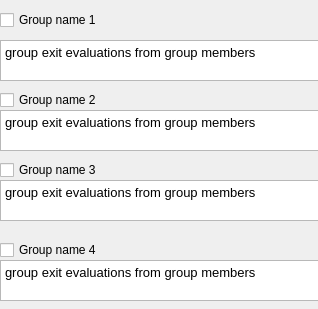
      <widget class="QWidget" name="scrollAreaWidgetContents_4">
       <property name="geometry">
        <rect>
         <x>0</x>
         <y>0</y>
         <width>318</width>
         <height>309</height>
        </rect>
       </property>
       <widget class="QTextBrowser" name="textBrowser_16">
        <property name="geometry">
         <rect>
          <x>0</x>
          <y>40</y>
          <width>321</width>
          <height>41</height>
         </rect>
        </property>
        <property name="frameShape">
         <enum>QFrame::StyledPanel</enum>
        </property>
        <property name="frameShadow">
         <enum>QFrame::Sunken</enum>
        </property>
        <property name="html">
         <string>&lt;!DOCTYPE HTML PUBLIC &quot;-//W3C//DTD HTML 4.0//EN&quot; &quot;http://www.w3.org/TR/REC-html40/strict.dtd&quot;&gt;
&lt;html&gt;&lt;head&gt;&lt;meta name=&quot;qrichtext&quot; content=&quot;1&quot; /&gt;&lt;style type=&quot;text/css&quot;&gt;
p, li { white-space: pre-wrap; }
&lt;/style&gt;&lt;/head&gt;&lt;body style=&quot; font-family:'MS Shell Dlg 2'; font-size:10pt; font-weight:400; font-style:normal;&quot;&gt;
&lt;p style=&quot; margin-top:0px; margin-bottom:0px; margin-left:0px; margin-right:0px; -qt-block-indent:0; text-indent:0px;&quot;&gt;group exit evaluations from group members&lt;/p&gt;&lt;/body&gt;&lt;/html&gt;</string>
        </property>
       </widget>
       <widget class="QCheckBox" name="checkBox_15">
        <property name="geometry">
         <rect>
          <x>0</x>
          <y>90</y>
          <width>301</width>
          <height>20</height>
         </rect>
        </property>
        <property name="text">
         <string>Group name 2</string>
        </property>
       </widget>
       <widget class="QCheckBox" name="checkBox_16">
        <property name="geometry">
         <rect>
          <x>0</x>
          <y>10</y>
          <width>301</width>
          <height>20</height>
         </rect>
        </property>
        <property name="text">
         <string>Group name 1</string>
        </property>
       </widget>
       <widget class="QTextBrowser" name="textBrowser_17">
        <property name="geometry">
         <rect>
          <x>0</x>
          <y>110</y>
          <width>321</width>
          <height>41</height>
         </rect>
        </property>
        <property name="frameShape">
         <enum>QFrame::StyledPanel</enum>
        </property>
        <property name="frameShadow">
         <enum>QFrame::Sunken</enum>
        </property>
        <property name="html">
         <string>&lt;!DOCTYPE HTML PUBLIC &quot;-//W3C//DTD HTML 4.0//EN&quot; &quot;http://www.w3.org/TR/REC-html40/strict.dtd&quot;&gt;
&lt;html&gt;&lt;head&gt;&lt;meta name=&quot;qrichtext&quot; content=&quot;1&quot; /&gt;&lt;style type=&quot;text/css&quot;&gt;
p, li { white-space: pre-wrap; }
&lt;/style&gt;&lt;/head&gt;&lt;body style=&quot; font-family:'MS Shell Dlg 2'; font-size:10pt; font-weight:400; font-style:normal;&quot;&gt;
&lt;p style=&quot; margin-top:0px; margin-bottom:0px; margin-left:0px; margin-right:0px; -qt-block-indent:0; text-indent:0px;&quot;&gt;group exit evaluations from group members&lt;/p&gt;&lt;/body&gt;&lt;/html&gt;</string>
        </property>
       </widget>
       <widget class="QTextBrowser" name="textBrowser_18">
        <property name="geometry">
         <rect>
          <x>0</x>
          <y>180</y>
          <width>321</width>
          <height>41</height>
         </rect>
        </property>
        <property name="frameShape">
         <enum>QFrame::StyledPanel</enum>
        </property>
        <property name="frameShadow">
         <enum>QFrame::Sunken</enum>
        </property>
        <property name="html">
         <string>&lt;!DOCTYPE HTML PUBLIC &quot;-//W3C//DTD HTML 4.0//EN&quot; &quot;http://www.w3.org/TR/REC-html40/strict.dtd&quot;&gt;
&lt;html&gt;&lt;head&gt;&lt;meta name=&quot;qrichtext&quot; content=&quot;1&quot; /&gt;&lt;style type=&quot;text/css&quot;&gt;
p, li { white-space: pre-wrap; }
&lt;/style&gt;&lt;/head&gt;&lt;body style=&quot; font-family:'MS Shell Dlg 2'; font-size:10pt; font-weight:400; font-style:normal;&quot;&gt;
&lt;p style=&quot; margin-top:0px; margin-bottom:0px; margin-left:0px; margin-right:0px; -qt-block-indent:0; text-indent:0px;&quot;&gt;group exit evaluations from group members&lt;/p&gt;&lt;/body&gt;&lt;/html&gt;</string>
        </property>
       </widget>
       <widget class="QCheckBox" name="checkBox_17">
        <property name="geometry">
         <rect>
          <x>0</x>
          <y>160</y>
          <width>301</width>
          <height>20</height>
         </rect>
        </property>
        <property name="text">
         <string>Group name 3</string>
        </property>
       </widget>
       <widget class="QTextBrowser" name="textBrowser_35">
        <property name="geometry">
         <rect>
          <x>0</x>
          <y>260</y>
          <width>321</width>
          <height>41</height>
         </rect>
        </property>
        <property name="frameShape">
         <enum>QFrame::StyledPanel</enum>
        </property>
        <property name="frameShadow">
         <enum>QFrame::Sunken</enum>
        </property>
        <property name="html">
         <string>&lt;!DOCTYPE HTML PUBLIC &quot;-//W3C//DTD HTML 4.0//EN&quot; &quot;http://www.w3.org/TR/REC-html40/strict.dtd&quot;&gt;
&lt;html&gt;&lt;head&gt;&lt;meta name=&quot;qrichtext&quot; content=&quot;1&quot; /&gt;&lt;style type=&quot;text/css&quot;&gt;
p, li { white-space: pre-wrap; }
&lt;/style&gt;&lt;/head&gt;&lt;body style=&quot; font-family:'MS Shell Dlg 2'; font-size:10pt; font-weight:400; font-style:normal;&quot;&gt;
&lt;p style=&quot; margin-top:0px; margin-bottom:0px; margin-left:0px; margin-right:0px; -qt-block-indent:0; text-indent:0px;&quot;&gt;group exit evaluations from group members&lt;/p&gt;&lt;/body&gt;&lt;/html&gt;</string>
        </property>
       </widget>
       <widget class="QCheckBox" name="checkBox_31">
        <property name="geometry">
         <rect>
          <x>0</x>
          <y>240</y>
          <width>301</width>
          <height>20</height>
         </rect>
        </property>
        <property name="text">
         <string>Group name 4</string>
        </property>
       </widget>
      </widget>
